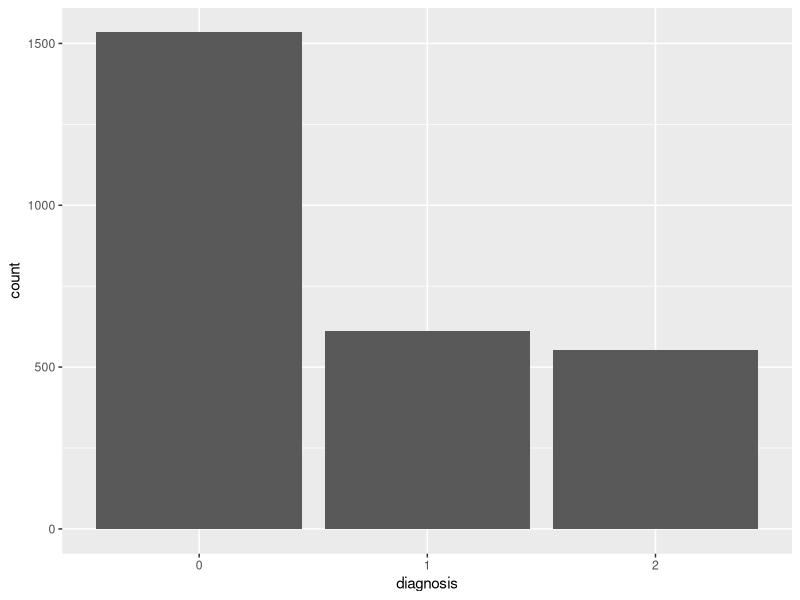
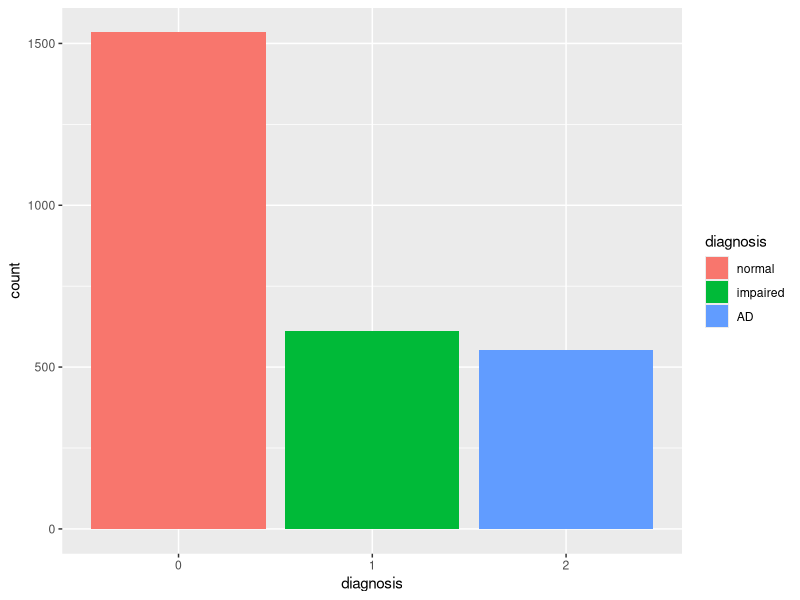
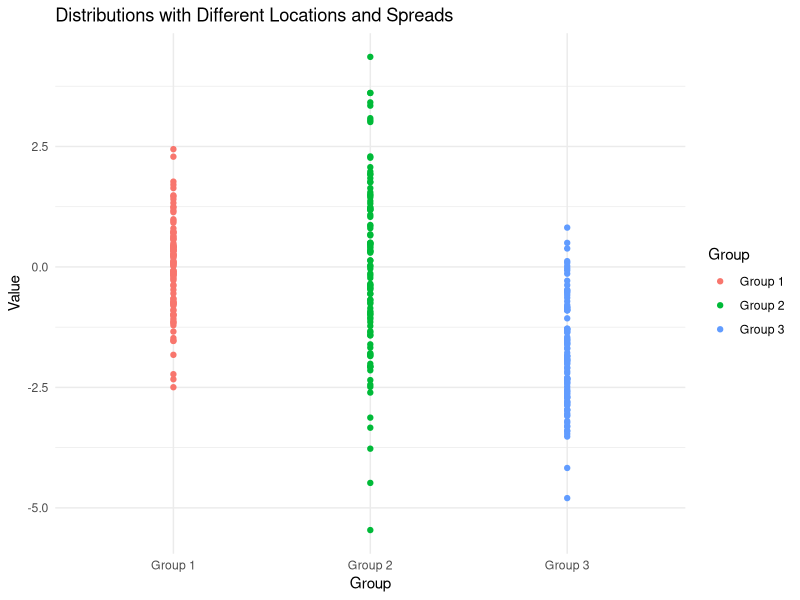
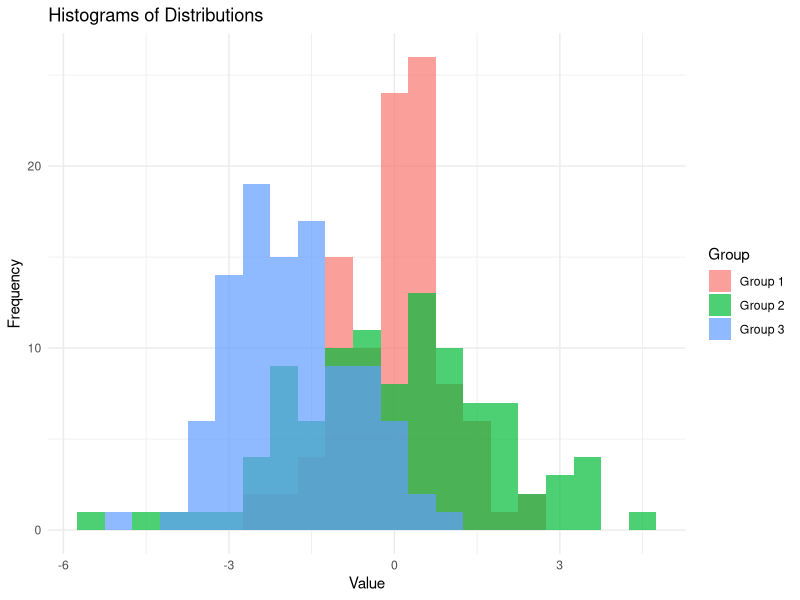
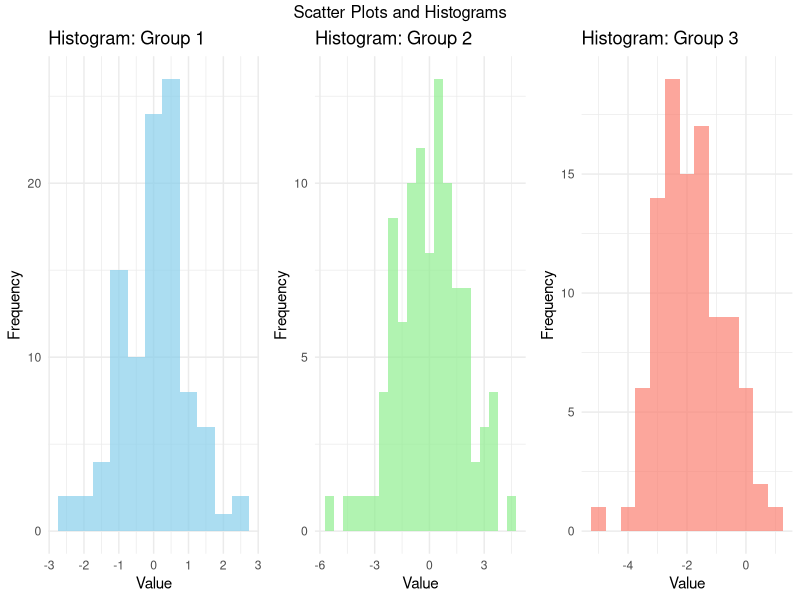
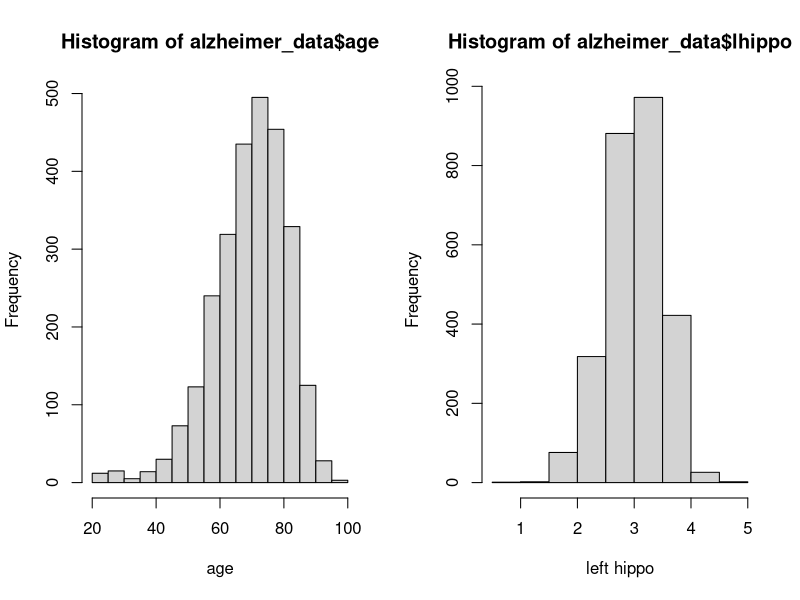
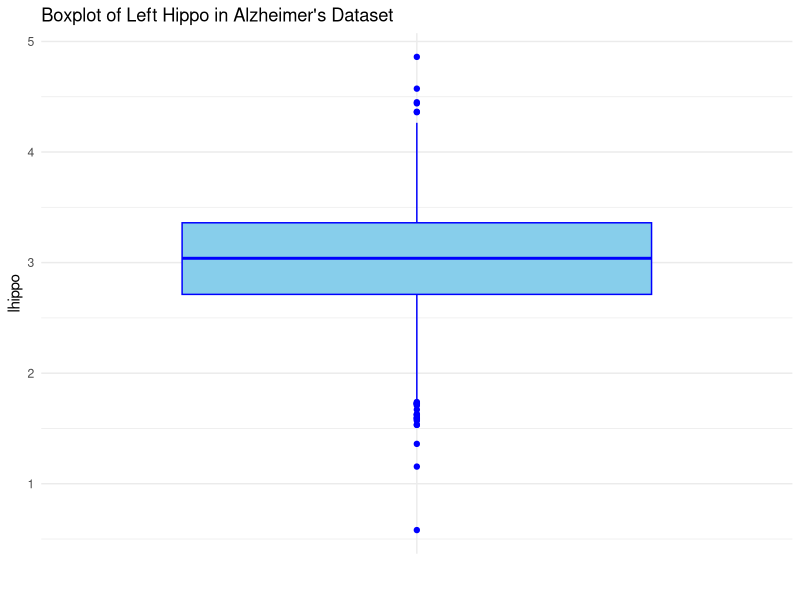
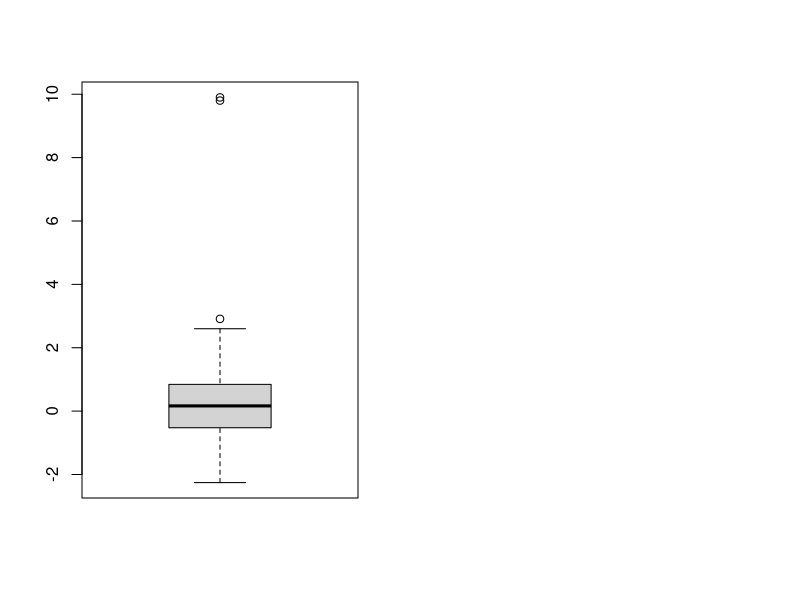

R code for these plots, in order:
## ---- chunk 1
#| warning: false
#| code-fold: true
#| echo: true

library(tidyverse)

#old-fashioned way to handle data
#step 1: read the file
alzheimer_data <- read.csv('data/alzheimer_data.csv')
#dim(alzheimer_data) #check the dimension 

#step 2: take a subset of columns of interest
alzheimer_data = alzheimer_data[, c('id', 'diagnosis', 'age', 'educ', 'female', 'height', 'weight', 'lhippo', 'rhippo')]
#dim(alzheimer_data) #check the dimension

#step 3: change diagnosis and gender to factor variables
alzheimer_data[,c("diagnosis")]=as.factor(alzheimer_data[,c("diagnosis")])
alzheimer_data[,c("female")]=as.factor(alzheimer_data[,c("female")])

#use cool functions from the tidyverse package
alzheimer_data <- read.csv('data/alzheimer_data.csv') %>% 
  select(id, diagnosis, age, educ, female, height, weight, lhippo, rhippo) %>% 
  mutate(diagnosis = as.factor(diagnosis), female = as.factor(female))
head(alzheimer_data)
## ---- chunk 2
#| echo: true
#| code-fold: true
ggplot(alzheimer_data, aes(diagnosis)) +
  geom_bar()
## ---- chunk 3
#| echo: true
#| code-fold: true
ggplot(alzheimer_data, aes(diagnosis, fill=diagnosis)) +
  geom_bar()+
  scale_fill_discrete(labels=c('normal', 'impaired', 'AD'))
## ---- chunk 4
#| echo: true
#| code-fold: true
# Generating example data
set.seed(321)
data1 <- rnorm(100, mean = 0, sd = 1)   # Distribution 1: Mean 0, SD 1
data2 <- rnorm(100, mean = 0, sd = 2)   # Distribution 2: Mean 0, SD 2
data3 <- rnorm(100, mean = -2, sd = 1)  # Distribution 3: Mean -2, SD 1

# Creating a data frame for plotting
df <- data.frame(
  Group = rep(c("Group 1", "Group 2", "Group 3"), each = 100),
  Value = c(data1, data2, data3)
)

# Plotting one-dimensional scatter plots (strip plots)
library(ggplot2)
ggplot(df, aes(x = Group, y = Value, color = Group)) +
  geom_point()+
  labs(title = "Distributions with Different Locations and Spreads",
       x = "Group", y = "Value") +
  theme_minimal()
## ---- chunk 5
#| echo: true
#| code-fold: true
histogram_plot <- ggplot(df, aes(x = Value, fill = Group)) +
  geom_histogram(binwidth = 0.5, position = "identity", alpha = 0.7) +
  labs(title = "Histograms of Distributions",
       x = "Value", y = "Frequency") +
  theme_minimal()

histogram_plot
## ---- chunk 6
#| echo: true
#| code-fold: true
library(gridExtra)

# Histograms
histogram_plot1 <- ggplot(df[df$Group == "Group 1", ], aes(x = Value)) +
  geom_histogram(binwidth = 0.5, fill = "skyblue", alpha = 0.7) +
  labs(title = "Histogram: Group 1",
       x = "Value", y = "Frequency") +
  theme_minimal()

histogram_plot2 <- ggplot(df[df$Group == "Group 2", ], aes(x = Value)) +
  geom_histogram(binwidth = 0.5, fill = "lightgreen", alpha = 0.7) +
  labs(title = "Histogram: Group 2",
       x = "Value", y = "Frequency") +
  theme_minimal()

histogram_plot3 <- ggplot(df[df$Group == "Group 3", ], aes(x = Value)) +
  geom_histogram(binwidth = 0.5, fill = "salmon", alpha = 0.7) +
  labs(title = "Histogram: Group 3",
       x = "Value", y = "Frequency") +
  theme_minimal()

# Combine plots into subplots
grid.arrange(histogram_plot1, histogram_plot2, histogram_plot3,
             ncol = 3, nrow = 1, top = "Scatter Plots and Histograms")
## ---- chunk 7
#| echo: true
#| code-fold: true
par(mfrow=c(1,2))
hist(alzheimer_data$age, xlab="age")
hist(alzheimer_data$lhippo, xlab="left hippo")

#The above code is old-fashioned R code without using ggplot2. Try to use ggplot to produce nicer plots.
## ---- chunk 8
#| echo: true
#| code-fold: true
mean(alzheimer_data$age) #calculate mean
var(alzheimer_data$age) #calculate sample variance
sd(alzheimer_data$age) #calculate sample standard deviation
## ---- chunk 9
#| echo: true
#| code-fold: true
quantile(alzheimer_data$age) #calculate mean
## ---- chunk 10
#| echo: true
#| code-fold: true
# Create a boxplot of age
ggplot(alzheimer_data, aes(x = "", y = lhippo)) +  # x = "" for a single boxplot
  geom_boxplot(fill = "skyblue", color = "blue") +  # Customizing boxplot appearance
  labs(title = "Boxplot of Left Hippo in Alzheimer's Dataset", x="", y = "lhippo") +  # Labels for title and y-axis
  theme_minimal()  # Applying a minimal theme (optional, adjust as needed)
## ---- chunk 11
#| echo: true
#| code-fold: true
#generate data
x=rnorm(100) #100 data points from normal distribution with mean 0 and sd=1
x=c(x, 9.9, 9.8)#add two outliers
boxplot(x)
